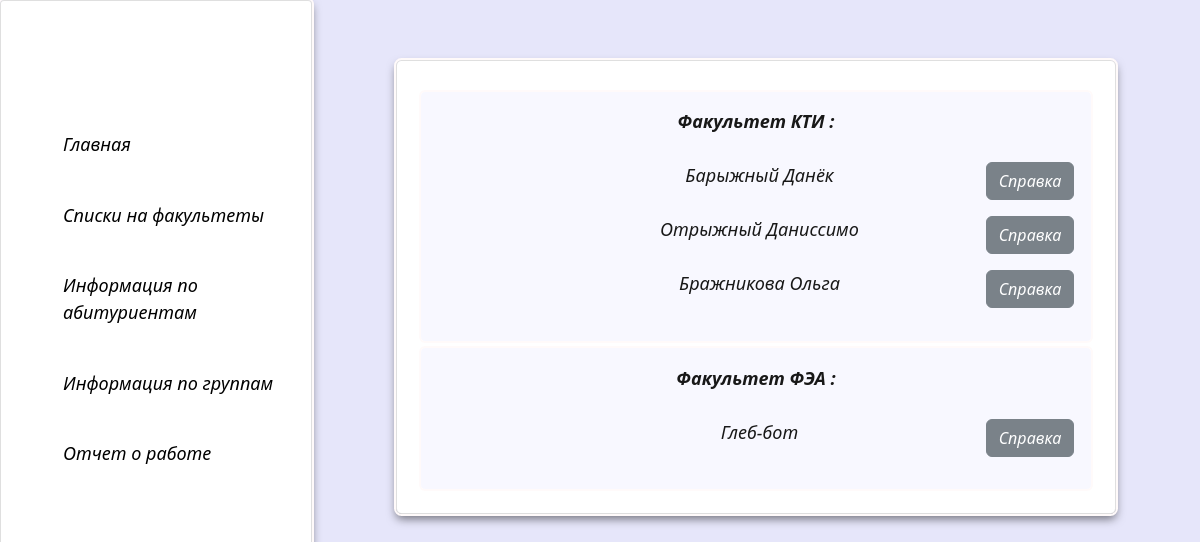
The page /faculty on the database as committed earlier.
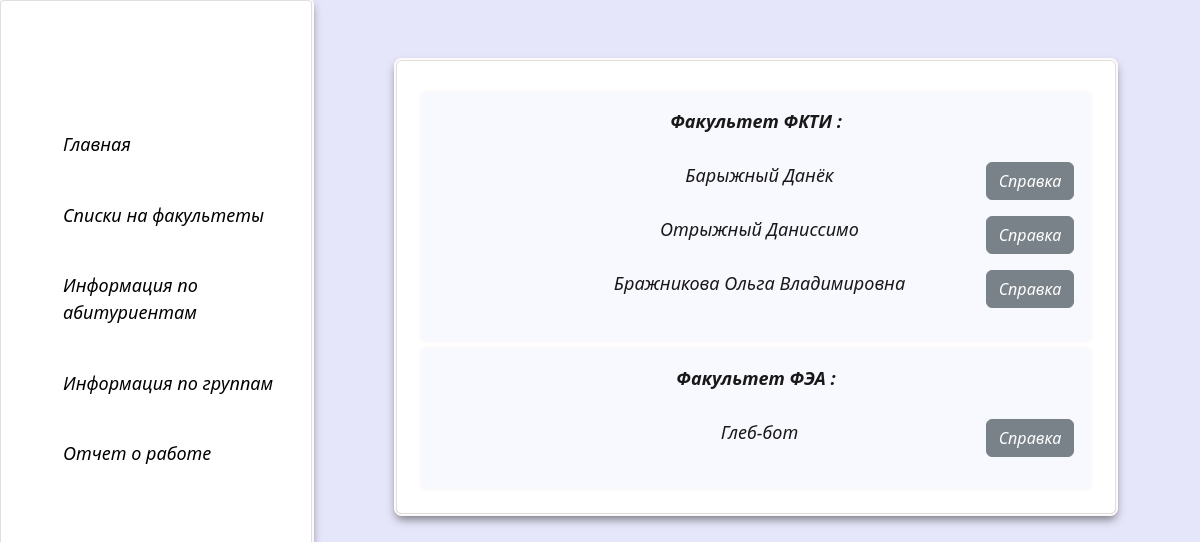
The same page on the database as committed later.
### main/models.py (models this page shows)
class faculty(models.Model):
    name = models.CharField('Название', max_length=100)
    def __str__(self):
        return self.name
    class Meta:
        verbose_name = 'Факультет'
        verbose_name_plural = 'Факультеты'

class entrant(models.Model):
    name = models.CharField('ФИО', max_length=50)
    group_id = models.ForeignKey('group', on_delete=models.PROTECT, default=1, verbose_name='Группа')
    flow_id = models.ForeignKey('flow', on_delete=models.PROTECT, default=1, verbose_name='Поток')
    faculty_id = models.ForeignKey('faculty', on_delete=models.PROTECT,default=1,verbose_name='ID факультета')
    department_id = models.ForeignKey('department', on_delete=models.PROTECT,default=1,verbose_name='ID кафедры')
    exam_list = models.PositiveIntegerField('Номер экзаменационного листа', default=0)
    def __str__(self):
        return self.name
    class Meta:
        verbose_name = 'Абитуриент'
        verbose_name_plural = 'Абитуриенты'

### main/views.py (the view)
# urls.py: path('faculty', views.get_entrants_by_faculty,name='faculty'),
def get_entrants_by_faculty(request):
    faculty_name = faculty.objects.all()
    entrants_on_faculty = []
    for el in faculty_name:
        dict = {}
        names = entrant.objects.filter(faculty_id__name=el)
        dict[el] = names
        entrants_on_faculty.append(dict)
    return render(request,'main/faculty.html',{'entrants_on_faculty':entrants_on_faculty})

### main/templates/main/faculty.html (shortened to what this page needs)
{% extends 'main/sample.html' %}
{% block content%}
<div class="faculty">
    {% for dict in entrants_on_faculty %}
      {% for key, value in dict.items %}
    <div class="block">
       <b>Факультет {{ key }} :</b> <br>
       {% for name in value %}
        <p > {{ name }} <a href="{% url 'get_certificate' name.id %}" class="btn btn-secondary"  style="float: right" > Справка </a></p>
       {% endfor %}
     </div>
      {% endfor %}
    {% endfor %}
    </div>
{% endblock %}

Rows that differ between the two databases and show on the page:
changed faculty: name "КТИ" → "ФКТИ"
changed entrant: name "Бражникова Ольга" → "Бражникова Ольга Владимировна"
